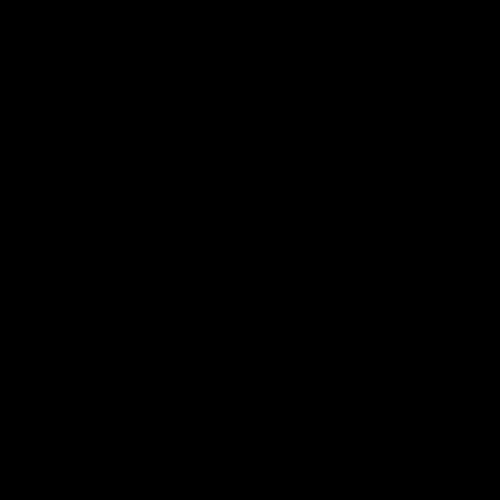
Frame 1 (no input)
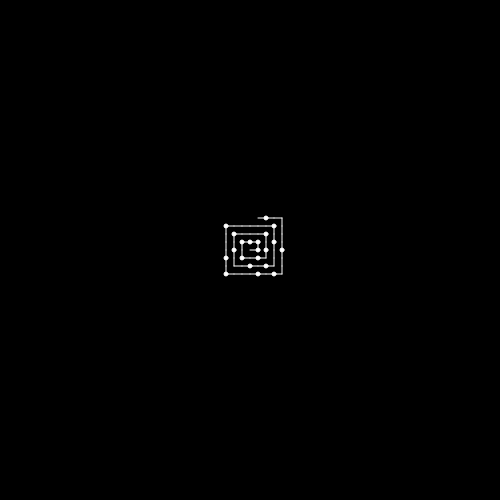
Frame 60 (no input)
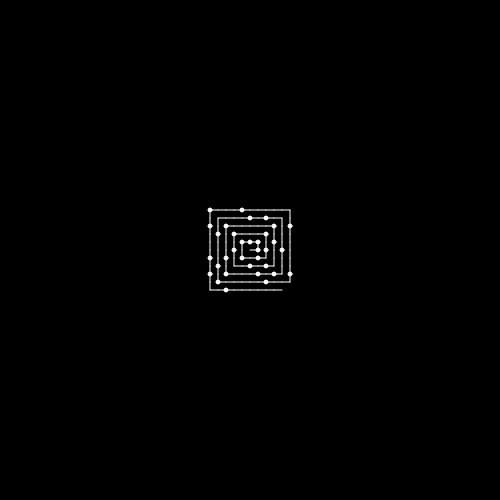
Frame 120 (the mouse pressed at the canvas centre since frame 60)

The p5.js sketch that drew these frames (run headless with seeded random() and noise() and a simulated clock; from frame 60 on, the mouse is pressed at the canvas centre):

// p5.js sketch
// ── sketch.js
const stepSize = 8;

let x, y;
let px, py;

let current = 1;

let turnIn = 1;
let numberOfTurns = 0;
let direction = 0;

function isPrime(value) {
  if (value <= 1) return false;

  for (let i = 2; i < sqrt(value); i++) {
    if (value % i == 0) return false;
  }

  return true;
}

function setup() {
  createCanvas(500, 500);
  background(0);

  x = width / 2;
  y = height / 2;
}

function draw() {
  textSize(stepSize);
  textAlign("center", "center");
  fill(255);
  stroke(255);

  if (isPrime(current)) {
    circle(x, y, stepSize * 0.5);
  }

  line(x, y, px, py);

  px = x;
  py = y;

  switch (direction) {
    case 0:
      x += stepSize;
      break;
    case 1:
      y -= stepSize;
      break;
    case 2:
      x -= stepSize;
      break;
    case 3:
      y += stepSize;
      break;
  }

  if (current % turnIn === 0) {
    direction = (direction + 1) % 4;
    numberOfTurns++;

    if (numberOfTurns % 2 == 0) {
      turnIn++;
    }
  }

  current++;
}
